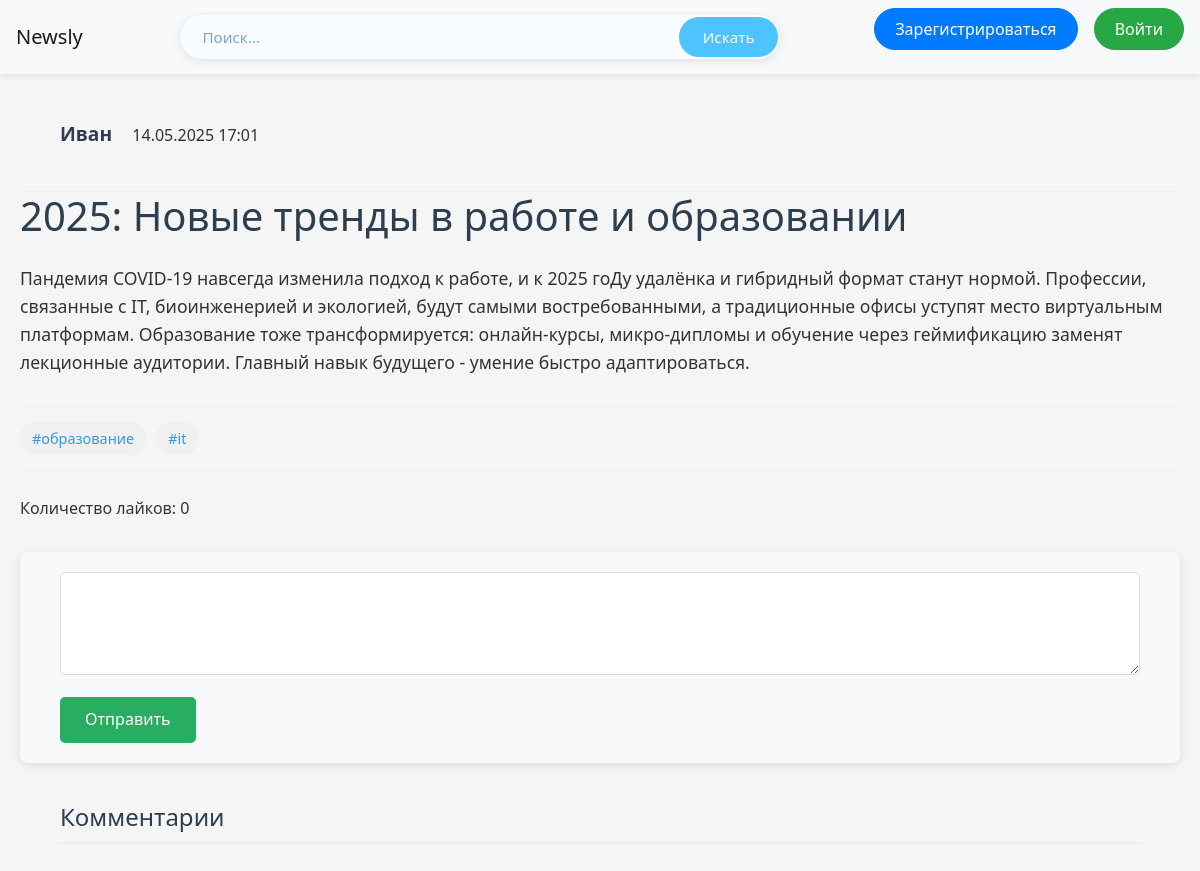
Before: /news/3 with the older database file.
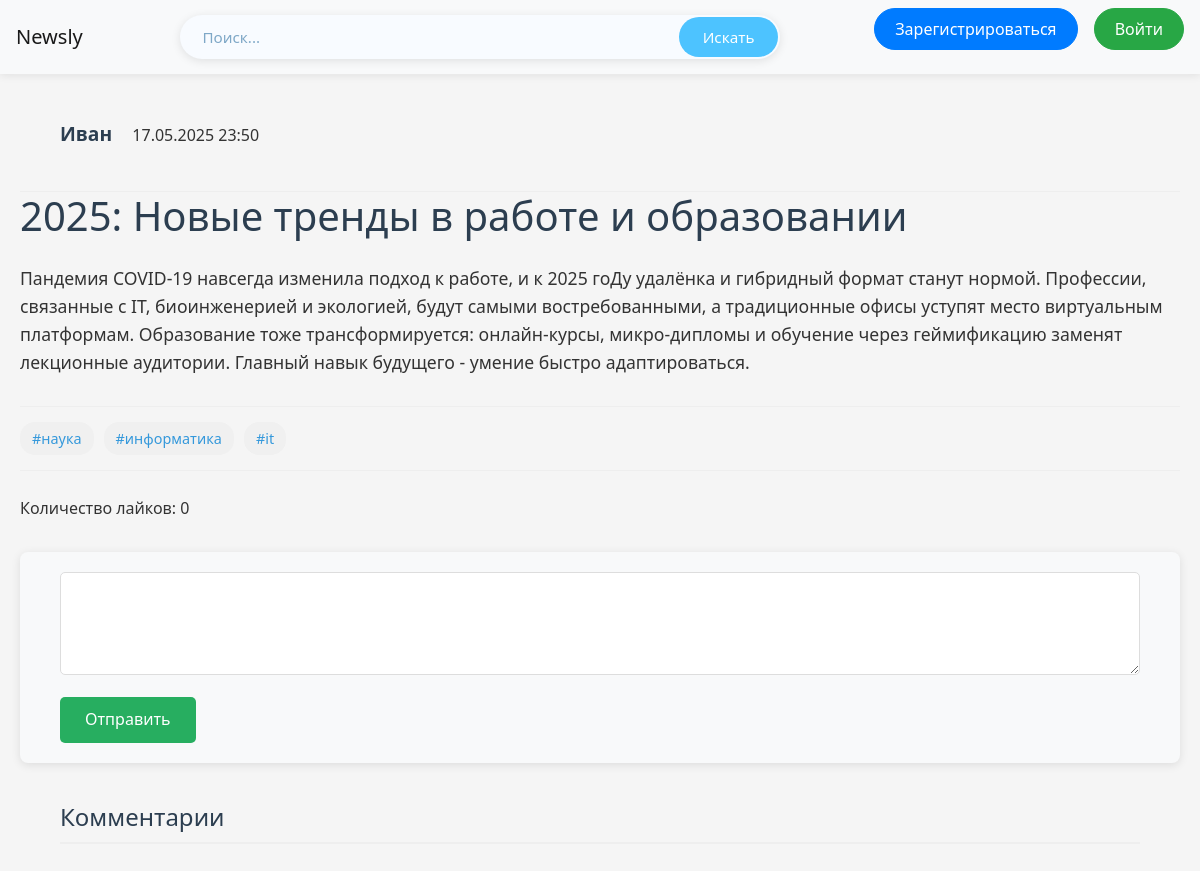
After: the same page with the newer database file.
### data/users.py (models this page shows, shortened)
class User(SqlAlchemyBase, UserMixin):
    __tablename__ = 'users'
    id = sqlalchemy.Column(sqlalchemy.Integer,
                           primary_key=True, autoincrement=True)
    name = sqlalchemy.Column(sqlalchemy.String, nullable=True)
    about = sqlalchemy.Column(sqlalchemy.String, nullable=True)
    email = sqlalchemy.Column(sqlalchemy.String,
                              index=True, unique=True, nullable=True)
    hashed_password = sqlalchemy.Column(sqlalchemy.String, nullable=True)
    created_date = sqlalchemy.Column(sqlalchemy.DateTime,
                                     default=datetime.datetime.now)
    liked = orm.relationship('Like', foreign_keys='Like.user_id', backref='user', lazy='dynamic')
    followed = orm.relationship(
        'User',
        secondary=subscriptions,
        primaryjoin=(subscriptions.c.follower_id == id),
        secondaryjoin=(subscriptions.c.followed_id == id),
        backref=orm.backref('followers', lazy='dynamic'),
        lazy='dynamic'
    )

### data/news.py (models this page shows, shortened)
class News(SqlAlchemyBase):
    __tablename__ = 'news'
    id = sqlalchemy.Column(sqlalchemy.Integer,
                           primary_key=True, autoincrement=True)
    title = sqlalchemy.Column(sqlalchemy.String, nullable=True)
    content = sqlalchemy.Column(sqlalchemy.String, nullable=True)
    image_path = sqlalchemy.Column(sqlalchemy.String, nullable=True)
    created_date = sqlalchemy.Column(sqlalchemy.DateTime,
                                     default=datetime.datetime.now)
    is_private = sqlalchemy.Column(sqlalchemy.Boolean, default=True)
    likes = orm.relationship('Like', backref='news', cascade='all, delete')
    user_id = sqlalchemy.Column(sqlalchemy.Integer,
                                sqlalchemy.ForeignKey("users.id"))
    user = orm.relationship('User')
    news_tags = orm.relationship("Tags",
                                 secondary="association",
                                 backref="news",
                                 cascade="save-update, merge",
                                 passive_deletes=True)
    def likes_count(self):
        return len(self.likes)

### data/tags.py (models this page shows)
class Tags(SqlAlchemyBase):
    __tablename__ = 'tags'
    id = sqlalchemy.Column(sqlalchemy.Integer,
                           primary_key=True, autoincrement=True)
    name = sqlalchemy.Column(sqlalchemy.String, nullable=True)
    tags_news = orm.relationship("News",
                            secondary="association",
                            backref="tags",
                            cascade="save-update, merge"
                            )

### server.py (the view)
@app.route('/news/<int:id>', methods=['GET', 'POST'])
def watch_new(id):
    db_sess = db_session.create_session()
    new = db_sess.query(News).get(id)
    post_user = db_sess.query(User).filter(User.id == new.user_id).first()
    current_user_obj = db_sess.query(User).get(current_user.id) if current_user.is_authenticated else None
    db = get_db()
    messages = db.execute("""
        SELECT m.id, m.text, m.timestamp, m.reply_to,
               u.name,
               (SELECT COUNT(*) FROM reactions r WHERE r.message_id = m.id AND r.reaction_type = 'like') as likes,
               (SELECT COUNT(*) FROM reactions r WHERE r.message_id = m.id AND r.reaction_type = 'dislike') as dislikes,
               (SELECT r.reaction_type FROM reactions r WHERE r.message_id = m.id AND r.new_id = ?) as user_reaction
        FROM messages m
        JOIN users u ON m.user_id = u.id
        WHERE m.new_id = ?
        ORDER BY m.timestamp DESC
    """, (id, id)).fetchall()
    return render_template('new.html', new=new, messages=messages, post_user=post_user,
                           current_user_obj=current_user_obj)

### data/db_session.py (called while the page is built)
def create_session() -> Session:
    global __factory
    return __factory()

### server.py (called while the page is built)
def get_db():
    db = sqlite3.connect(DATABASE)
    db.row_factory = sqlite3.Row
    return db

### templates/new.html (shortened to what this page needs)
{% extends "base.html" %}
{% block content %}
<div class="content-header">
    <p>
        <a class="navbar-brand" href="/user_profile/{{ new.user.id }}">{{ new.user.name }}</a>
        {{ new.created_date.strftime('%d.%m.%Y %H:%M') }}
    </p>
</div>
<h1>{{ new.title }}</h1>
<div class="content">
    <p>{{ new.content }}</p>
</div>
<div class="tags">
    {% if new.tags %}
    {% for tag in new.tags %}
    {% if tag.name %}
    <a href="{{ url_for('news_by_tag', tag_name=tag.name) }}">
        #{{ tag.name }}
    </a>
    {% endif %}
    {% endfor %}
    {% endif %}
</div>
Количество лайков: {{ new.likes_count() }}
<form method="POST" action="{{ url_for('send_message', new_id=new.id) }}">
    <textarea name="text" rows="3" required></textarea>
    <button type="submit">Отправить</button>
</form>
<div class="comments">
    <h3>Комментарии</h3>
</div>
{% endblock %}

### templates/base.html (shortened to what this page needs)
<!doctype html>
<html lang="en">
<head>
    <link rel="stylesheet"
          href="https://stackpath.bootstrapcdn.com/bootstrap/4.4.1/css/bootstrap.min.css"
>
    <link rel="stylesheet" href="{{ url_for('static', filename='css/style.css') }}">
</head>
<body>
<header>
    <nav class="navbar navbar-light bg-light">
        <a class="navbar-brand" href="/news_log">Newsly</a>
        <form action="{{ url_for('discovery') }}" method="GET">
            <input type="text" name="query" placeholder="Поиск...">
            <button type="submit">Искать</button>
        </form>
        {% if current_user.is_authenticated %}
            <p>
                <a class="btn btn-secondary" href="/news">Написать</a>
                <a class="navbar-brand" href="/user_profile/{{ current_user.id }}">{{ current_user.name }}</a>
            </p>
        {% else %}
            <p>
                <a class="btn btn-primary " href="/register">Зарегистрироваться</a>
                <a class="btn btn-success" href="/login">Войти</a>
            </p>
        {% endif %}
    </nav>
</header>
<main role="main" class="container">
    {% block content %}{% endblock %}
</main>
</body>
</html>

### static/css/style.css (style rules this page uses)
:root { --primary-color: #4285f4; --secondary-color: #34a853; --accent-color: #ea4335; --light-color: #f8f9fa; --dark-color: #343a40; --gray-color: #6c757d; --light-gray: #e9ecef; --border-radius: 8px; --box-shadow: 0 2px 10px rgba(0, 0, 0, 0.1); --transition: all 0.3s ease; }
* { margin: 0; padding: 0; box-sizing: border-box; }
body { font-family: 'Segoe UI', Tahoma, Geneva, Verdana, sans-serif; line-height: 1.6; color: #333; background-color: #f5f5f5; min-height: 100vh; display: flex; flex-direction: column; }
a { text-decoration: none; color: var(--primary-color); transition: var(--transition); }
.container { width: 100%; max-width: 1200px; margin: 0 auto; padding: 20px; }
.navbar { background-color: #e3f2fd; padding: 0.5rem 1rem; box-shadow: 0 2px 8px rgba(0,0,0,0.08); }
.navbar form { display: flex; align-items: center; flex-grow: 1; max-width: 600px; margin: 0 2rem; background: #f8fbff; border-radius: 28px; padding: 2px; transition: all 0.3s ease; }
.navbar input[type="text"] { border: none; background: transparent; padding: 8px 20px; flex-grow: 1; font-size: 0.95rem; outline: none; }
.navbar input[type="text"]::placeholder { color: #7fa8c7; }
.navbar button[type="submit"] { background: #4dc3ff; border: none; color: white; padding: 8px 24px; border-radius: 24px; cursor: pointer; transition: all 0.3s ease; display: flex; align-items: center; font-size: 0.95rem; }
.navbar .btn { margin-left: 12px; border-radius: 24px; padding: 8px 20px; transition: transform 0.2s ease; }
main { flex: 1; padding: 20px 0; }
h1, h2, h3 { margin-bottom: 20px; color: var(--dark-color); }
h1 { font-size: 2rem; }
h3 { font-size: 1.25rem; }
form { max-width: 600px; margin: 0 auto; background-color: white; padding: 25px; border-radius: var(--border-radius); box-shadow: var(--box-shadow); }
.comments { width: 100%; max-width: 1200px; margin: 0 auto; padding: 0 40px; }
.tags { margin: 15px 0; display: flex; flex-wrap: wrap; gap: 8px; }
.tags a { background-color: #e0e0e0; padding: 5px 10px; border-radius: 20px; font-size: 0.8rem; color: var(--dark-color); }
.content-header { display: flex; justify-content: space-between; align-items: center; margin-bottom: 25px; padding-bottom: 15px; border-bottom: 1px solid #eee; width: 100%; max-width: 1200px; margin: 0 auto; padding: 20px 40px; }
.content-header .navbar-brand { font-size: 1.2em; color: #2c3e50; text-decoration: none; font-weight: bold; }
h1 { font-size: 2.5rem; margin-bottom: 1.5rem; color: #2c3e50; }
.content { margin-bottom: 30px; font-size: 1.1em; }
.content { margin-bottom: 30px; font-size: 1.1em; line-height: 1.6; }
.tags { margin-bottom: 25px; padding: 15px 0; border-top: 1px solid #eee; border-bottom: 1px solid #eee; display: flex; flex-wrap: wrap; gap: 10px; }
.tags a { display: inline-block; padding: 5px 12px; background-color: #f0f0f0; border-radius: 15px; text-decoration: none; color: #3498db; font-size: 0.9em; transition: all 0.3s ease; }
form[method="POST"] { width: 100%; max-width: 1200px; margin: 30px auto; padding: 20px 40px; background-color: #f8f9fa; border-radius: 8px; }
form[method="POST"] textarea { width: 100%; padding: 12px; margin-bottom: 15px; border: 1px solid #ddd; border-radius: 5px; resize: vertical; min-height: 100px; font-family: inherit; }
form[method="POST"] button[type="submit"] { background-color: #27ae60; color: white; padding: 10px 25px; border: none; border-radius: 5px; cursor: pointer; transition: background-color 0.3s; }
form { margin: 30px 0; padding: 20px; background-color: #f8f9fa; border-radius: 8px; }
textarea { width: 100%; padding: 12px; margin-bottom: 15px; border: 1px solid #ddd; border-radius: 5px; resize: vertical; min-height: 100px; font-family: inherit; }
button[type="submit"] { background-color: #27ae60; color: white; padding: 10px 25px; border: none; border-radius: 5px; cursor: pointer; transition: background-color 0.3s; }
.comments { margin-top: 40px; }
.comments h3 { font-size: 1.5em; color: #2c3e50; margin-bottom: 25px; padding-bottom: 10px; border-bottom: 2px solid #eee; }

Changed rows visible on the page:
removed Tags: name "образование"
changed News: created_date "14.05.2025 17:01" → "17.05.2025 23:50"
now on this page (row edited): Tags: name "наука"
now on this page (row edited): Tags: name "информатика"
